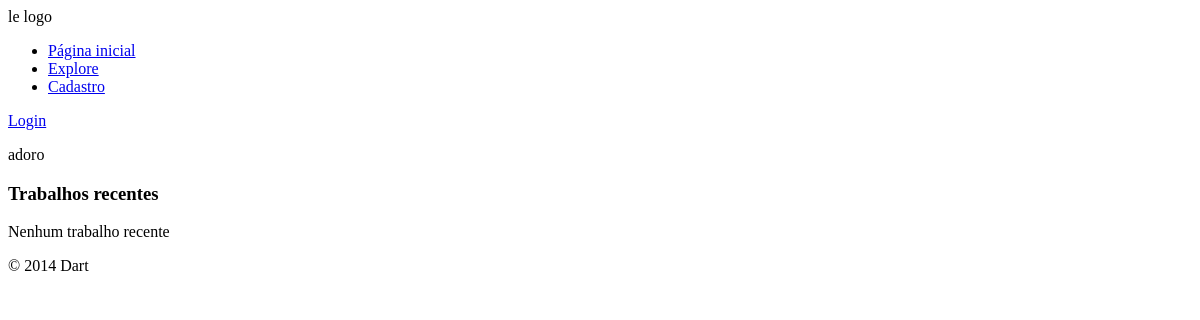
Before: / with the older database file.
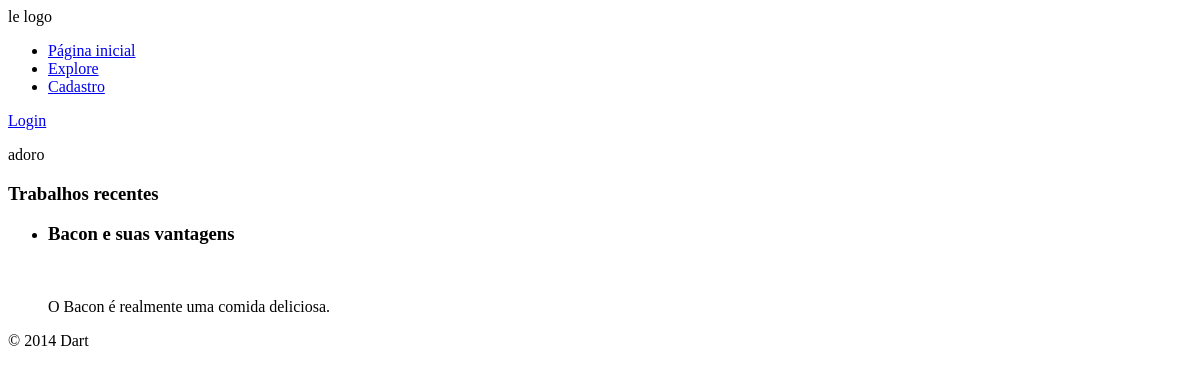
After: the same page with the newer database file.
### tables this page shows
CREATE TABLE `trabalho` (
  `cd_trabalho` int(11) NOT NULL AUTO_INCREMENT,
  `nm_titulo` varchar(200) NOT NULL,
  `ds_resumo` text,
  `cd_escola` int(11) NOT NULL,
  `cd_curso` int(11) NOT NULL,
  `dt_publicado` datetime NOT NULL,
  `aa_publicacao` int(4) NOT NULL,
  PRIMARY KEY (`cd_trabalho`),
  KEY `fk_trabalhoescola` (`cd_escola`),
  KEY `fk_trabalhocurso` (`cd_curso`),
  CONSTRAINT `fk_trabalhocurso` FOREIGN KEY (`cd_curso`) REFERENCES `curso` (`cd_curso`),
  CONSTRAINT `fk_trabalhoescola` FOREIGN KEY (`cd_escola`) REFERENCES `escola` (`cd_escola`)
);

### sessao.php (called while the page is built, shortened)
<?php
if(isset($_SESSION["logado"]) && $_SESSION["logado"] == true) {
	$logado = true;
	$sessao = $_SESSION;
}
else {
	$logado = false;
}
?>

### conexao.class.php (called while the page is built, shortened)
<?php
class Conexao {
	private $host = "localhost:3307";
	private $usuario = "root";
	private $senha = "usbw";
	private $banco = "keepup";
	private function conectar() {
		if($this->conexao = mysql_connect($this->host, $this->usuario, $this->senha)) {
			if($this->conexaoBanco = mysql_select_db($this->banco)) {
				return $this;
			}
		}
		die(mysql_error());
	}
	public function consultar($sql) {
		if($query = mysql_query($sql)) {
			$arr_resultado = array();
			while($resultado = mysql_fetch_array($query)) {
				array_push($arr_resultado, $resultado);
			}
			return $arr_resultado;
		}
		else {
			echo mysql_error();
			$this->desconectar();
			return false;
		}
	}
}
?>

### public_html/index.php (the view, shortened to what this page needs)
<?php
require("../sessao.php");
require("../conexao.class.php");
$conexao = new Conexao();
$consulta =
	"SELECT
		t.nm_titulo,
		c.nm_curso,
		t.ds_resumo,
		t.cd_trabalho
	FROM
		trabalho t, curso c
	WHERE
		t.cd_curso = c.cd_curso
	ORDER BY
		t.dt_publicado DESC
	LIMIT 3";
$sessao["trabalhosRecentes"] = $conexao->consultar($consulta);
?>
<!doctype html>
<html>
    <head>
    </head>
    <body>
    	<?php require("header.php"); ?>
		<section id="principal">
			<?php if(!$logado) { ?>
				<section id="slides">
					<div id="slide1">
						<p>adoro</p>
					</div>
				</section>
			<?php } ?>
			<section id="trabalhos_recentes">
				<h1>Trabalhos recentes</h1>
				<?php if(isset($sessao["trabalhosRecentes"]) && sizeof($sessao["trabalhosRecentes"]) > 0) { ?>
					<ul>
						<?php foreach($sessao["trabalhosRecentes"] as $trabalho) { ?>
							<li>
								<h1><?php echo $trabalho["nm_titulo"]; ?></h1>
								<div class="imagemTrabalho">
								</div>
								<p>
									<?php echo $trabalho["ds_resumo"]; ?>
								</p>
							</li>
						<?php } ?>
					</ul>
				<?php }
				else { ?>
					<p>Nenhum trabalho recente</p>
				<?php } ?>
			</section>
		</section>
		<?php include 'footer.php'; ?>
    </body>
</html>

### public_html/header.php (shortened to what this page needs)
<header>
	<div>le logo</div>
	<nav>
		<ul>
			<li>
				<a href="./">Página inicial</a>
			</li>
			<li>
				<a href="explore.php">Explore</a>
			</li>
			<?php if(!$logado) { ?>
				<li>
					<a href="cadastro.php">Cadastro</a>
				</li>
			<?php } ?>
		</ul>
	</nav>
	<section id="usuario">
		<?php if(!$logado) { ?>
			<p>
				<a href="#" class="login_link">Login</a>
			</p>
		<?php } ?>
	</section>
</header>

### public_html/footer.php
<footer>
	<p>&copy; 2014 Dart</p>
</footer>

Changed rows visible on the page:
added trabalho: nm_titulo "Bacon e suas vantagens", ds_resumo "O Bacon é realmente uma comida deliciosa."
Other visible differences:
text no longer shown: "Nenhum trabalho recente"
